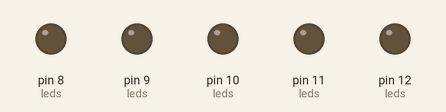
The sketch below on a simulated Arduino Uno, built with avr-gcc and run on an emulated ATmega328P. On the bench: output pins drawn as LEDs (lit = HIGH).

Above: at 0.1 s.
At 4.1 s:
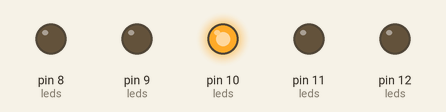
At 9.1 s:
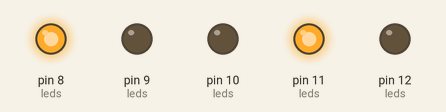
At 19.1 s:
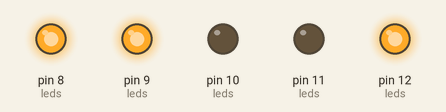
At 29.1 s:
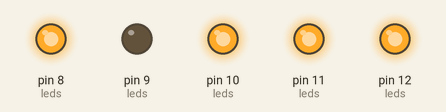
At 39.1 s:
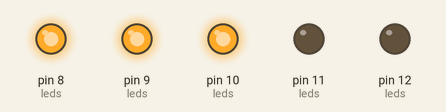
Timing chart, 0 to 40.0 s (numbered marks = the images above):
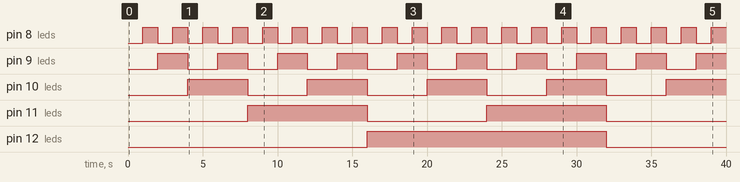

The sketch:

conteo_5_bits_leds.ino
```cpp
int led1 = 8;
int led2 = 9;
int led3 = 10;
int led4 = 11;
int led5 = 12;
int timestay = 1000;
int leds[] = {led1, led2, led3, led4, led5};

void setup() {
  // put your setup code here, to run once:
  for (int i = 0; i < 5; i++) {
    pinMode(leds[i], OUTPUT);
  }
}

void loop() {
  // put your main code here, to run repeatedly:

  for (int numero = 0; numero < 32; numero++) {
    for (int i = 0; i < 5; i++) {

      if ((numero >> i) & 1) {
        digitalWrite(leds[i], HIGH);
      } else {
        digitalWrite(leds[i], LOW);
      }
    }

    delay(timestay);
  }
}
```

Measured:
- by itself, pin 8 (leds): alternates HIGH for 1.0 s and LOW for 1.0 s
- by itself, pin 9 (leds): alternates HIGH for 2.0 s and LOW for 2.0 s
- by itself, pin 10 (leds): alternates HIGH for 4.0 s and LOW for 4.0 s
- by itself, pin 11 (leds): alternates HIGH for 8.0 s and LOW for 8.0 s
- by itself, pin 12 (leds): LOW → HIGH at 16.0 s, → LOW 16.0 s later
